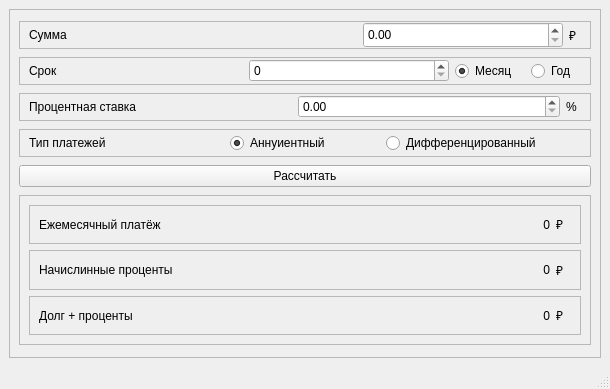
<?xml version="1.0" encoding="UTF-8"?>
<ui version="4.0">
 <class>CreditWindow</class>
 <widget class="QMainWindow" name="CreditWindow">
  <property name="geometry">
   <rect>
    <x>0</x>
    <y>0</y>
    <width>610</width>
    <height>389</height>
   </rect>
  </property>
  <property name="contextMenuPolicy">
   <enum>Qt::NoContextMenu</enum>
  </property>
  <property name="windowTitle">
   <string>MainWindow</string>
  </property>
  <widget class="QWidget" name="centralwidget">
   <property name="minimumSize">
    <size>
     <width>0</width>
     <height>0</height>
    </size>
   </property>
   <property name="contextMenuPolicy">
    <enum>Qt::NoContextMenu</enum>
   </property>
   <layout class="QVBoxLayout" name="verticalLayout_2">
    <item>
     <widget class="QFrame" name="frame_5">
      <property name="frameShape">
       <enum>QFrame::StyledPanel</enum>
      </property>
      <property name="frameShadow">
       <enum>QFrame::Raised</enum>
      </property>
      <layout class="QVBoxLayout" name="verticalLayout">
       <property name="bottomMargin">
        <number>9</number>
       </property>
       <item>
        <widget class="QFrame" name="frame_2">
         <property name="maximumSize">
          <size>
           <width>16777215</width>
           <height>28</height>
          </size>
         </property>
         <property name="frameShape">
          <enum>QFrame::StyledPanel</enum>
         </property>
         <property name="frameShadow">
          <enum>QFrame::Raised</enum>
         </property>
         <layout class="QHBoxLayout" name="horizontalLayout_2">
          <property name="topMargin">
           <number>0</number>
          </property>
          <property name="bottomMargin">
           <number>0</number>
          </property>
          <item>
           <widget class="QLabel" name="label_3">
            <property name="maximumSize">
             <size>
              <width>16777215</width>
              <height>16777215</height>
             </size>
            </property>
            <property name="text">
             <string>Сумма</string>
            </property>
            <property name="buddy">
             <cstring>sum</cstring>
            </property>
           </widget>
          </item>
          <item>
           <widget class="QDoubleSpinBox" name="sum">
            <property name="maximumSize">
             <size>
              <width>200</width>
              <height>26</height>
             </size>
            </property>
            <property name="maximum">
             <double>999999999.000000000000000</double>
            </property>
           </widget>
          </item>
          <item>
           <widget class="QLabel" name="label_4">
            <property name="maximumSize">
             <size>
              <width>12</width>
              <height>26</height>
             </size>
            </property>
            <property name="text">
             <string>₽</string>
            </property>
            <property name="buddy">
             <cstring>sum</cstring>
            </property>
           </widget>
          </item>
         </layout>
        </widget>
       </item>
       <item>
        <widget class="QFrame" name="frame">
         <property name="maximumSize">
          <size>
           <width>16777215</width>
           <height>28</height>
          </size>
         </property>
         <property name="frameShape">
          <enum>QFrame::StyledPanel</enum>
         </property>
         <property name="frameShadow">
          <enum>QFrame::Raised</enum>
         </property>
         <layout class="QHBoxLayout" name="horizontalLayout">
          <property name="topMargin">
           <number>0</number>
          </property>
          <property name="bottomMargin">
           <number>0</number>
          </property>
          <item>
           <widget class="QLabel" name="label">
            <property name="text">
             <string>Срок</string>
            </property>
            <property name="buddy">
             <cstring>period</cstring>
            </property>
           </widget>
          </item>
          <item>
           <widget class="QSpinBox" name="period">
            <property name="maximumSize">
             <size>
              <width>200</width>
              <height>16777215</height>
             </size>
            </property>
            <property name="maximum">
             <number>999999999</number>
            </property>
           </widget>
          </item>
          <item>
           <widget class="QRadioButton" name="month">
            <property name="maximumSize">
             <size>
              <width>70</width>
              <height>16777215</height>
             </size>
            </property>
            <property name="text">
             <string>Месяц</string>
            </property>
            <property name="checked">
             <bool>true</bool>
            </property>
           </widget>
          </item>
          <item>
           <widget class="QRadioButton" name="year">
            <property name="maximumSize">
             <size>
              <width>50</width>
              <height>16777215</height>
             </size>
            </property>
            <property name="text">
             <string>Год</string>
            </property>
           </widget>
          </item>
         </layout>
        </widget>
       </item>
       <item>
        <widget class="QFrame" name="frame_3">
         <property name="maximumSize">
          <size>
           <width>16777215</width>
           <height>28</height>
          </size>
         </property>
         <property name="frameShape">
          <enum>QFrame::StyledPanel</enum>
         </property>
         <property name="frameShadow">
          <enum>QFrame::Raised</enum>
         </property>
         <layout class="QHBoxLayout" name="horizontalLayout_3">
          <property name="topMargin">
           <number>0</number>
          </property>
          <property name="bottomMargin">
           <number>0</number>
          </property>
          <item>
           <widget class="QLabel" name="label_2">
            <property name="text">
             <string>Процентная ставка</string>
            </property>
           </widget>
          </item>
          <item>
           <widget class="QDoubleSpinBox" name="percent">
            <property name="maximum">
             <double>100.000000000000000</double>
            </property>
           </widget>
          </item>
          <item>
           <widget class="QLabel" name="label_5">
            <property name="maximumSize">
             <size>
              <width>15</width>
              <height>16777215</height>
             </size>
            </property>
            <property name="text">
             <string>%</string>
            </property>
           </widget>
          </item>
         </layout>
        </widget>
       </item>
       <item>
        <widget class="QFrame" name="frame_4">
         <property name="maximumSize">
          <size>
           <width>16777215</width>
           <height>28</height>
          </size>
         </property>
         <property name="frameShape">
          <enum>QFrame::StyledPanel</enum>
         </property>
         <property name="frameShadow">
          <enum>QFrame::Raised</enum>
         </property>
         <layout class="QHBoxLayout" name="horizontalLayout_4">
          <property name="topMargin">
           <number>0</number>
          </property>
          <property name="bottomMargin">
           <number>0</number>
          </property>
          <item>
           <widget class="QLabel" name="label_6">
            <property name="text">
             <string>Тип платежей</string>
            </property>
            <property name="buddy">
             <cstring>period</cstring>
            </property>
           </widget>
          </item>
          <item>
           <widget class="QRadioButton" name="annuient">
            <property name="maximumSize">
             <size>
              <width>150</width>
              <height>16777215</height>
             </size>
            </property>
            <property name="text">
             <string>Аннуиентный</string>
            </property>
            <property name="checked">
             <bool>true</bool>
            </property>
           </widget>
          </item>
          <item>
           <widget class="QRadioButton" name="differential">
            <property name="maximumSize">
             <size>
              <width>200</width>
              <height>16777215</height>
             </size>
            </property>
            <property name="text">
             <string>Дифференцированный</string>
            </property>
           </widget>
          </item>
         </layout>
        </widget>
       </item>
       <item>
        <widget class="QPushButton" name="submit">
         <property name="text">
          <string>Рассчитать</string>
         </property>
        </widget>
       </item>
       <item>
        <widget class="QFrame" name="frame_6">
         <property name="maximumSize">
          <size>
           <width>16777215</width>
           <height>150</height>
          </size>
         </property>
         <property name="frameShape">
          <enum>QFrame::StyledPanel</enum>
         </property>
         <property name="frameShadow">
          <enum>QFrame::Raised</enum>
         </property>
         <layout class="QVBoxLayout" name="verticalLayout_3">
          <item>
           <widget class="QFrame" name="frame_7">
            <property name="frameShape">
             <enum>QFrame::StyledPanel</enum>
            </property>
            <property name="frameShadow">
             <enum>QFrame::Raised</enum>
            </property>
            <layout class="QHBoxLayout" name="horizontalLayout_5">
             <item>
              <widget class="QLabel" name="label_7">
               <property name="text">
                <string>Ежемесячный платёж</string>
               </property>
              </widget>
             </item>
             <item>
              <widget class="QLabel" name="monthly_pay">
               <property name="text">
                <string>0</string>
               </property>
               <property name="alignment">
                <set>Qt::AlignRight|Qt::AlignTrailing|Qt::AlignVCenter</set>
               </property>
              </widget>
             </item>
             <item>
              <widget class="QLabel" name="label_8">
               <property name="maximumSize">
                <size>
                 <width>15</width>
                 <height>16777215</height>
                </size>
               </property>
               <property name="text">
                <string>₽</string>
               </property>
              </widget>
             </item>
            </layout>
           </widget>
          </item>
          <item>
           <widget class="QFrame" name="frame_8">
            <property name="frameShape">
             <enum>QFrame::StyledPanel</enum>
            </property>
            <property name="frameShadow">
             <enum>QFrame::Raised</enum>
            </property>
            <layout class="QHBoxLayout" name="horizontalLayout_6">
             <item>
              <widget class="QLabel" name="label_9">
               <property name="text">
                <string>Начислинные проценты</string>
               </property>
              </widget>
             </item>
             <item>
              <widget class="QLabel" name="percent_income">
               <property name="text">
                <string>0</string>
               </property>
               <property name="alignment">
                <set>Qt::AlignRight|Qt::AlignTrailing|Qt::AlignVCenter</set>
               </property>
              </widget>
             </item>
             <item>
              <widget class="QLabel" name="label_10">
               <property name="maximumSize">
                <size>
                 <width>15</width>
                 <height>16777215</height>
                </size>
               </property>
               <property name="text">
                <string>₽</string>
               </property>
              </widget>
             </item>
            </layout>
           </widget>
          </item>
          <item>
           <widget class="QFrame" name="frame_9">
            <property name="frameShape">
             <enum>QFrame::StyledPanel</enum>
            </property>
            <property name="frameShadow">
             <enum>QFrame::Raised</enum>
            </property>
            <layout class="QHBoxLayout" name="horizontalLayout_7">
             <item>
              <widget class="QLabel" name="label_11">
               <property name="text">
                <string>Долг + проценты</string>
               </property>
              </widget>
             </item>
             <item>
              <widget class="QLabel" name="obligation_and_percent">
               <property name="text">
                <string>0</string>
               </property>
               <property name="alignment">
                <set>Qt::AlignRight|Qt::AlignTrailing|Qt::AlignVCenter</set>
               </property>
              </widget>
             </item>
             <item>
              <widget class="QLabel" name="label_12">
               <property name="maximumSize">
                <size>
                 <width>15</width>
                 <height>16777215</height>
                </size>
               </property>
               <property name="text">
                <string>₽</string>
               </property>
              </widget>
             </item>
            </layout>
           </widget>
          </item>
         </layout>
        </widget>
       </item>
      </layout>
     </widget>
    </item>
   </layout>
  </widget>
  <widget class="QMenuBar" name="menubar">
   <property name="enabled">
    <bool>false</bool>
   </property>
   <property name="geometry">
    <rect>
     <x>0</x>
     <y>0</y>
     <width>610</width>
     <height>22</height>
    </rect>
   </property>
  </widget>
  <widget class="QStatusBar" name="statusbar">
   <property name="enabled">
    <bool>false</bool>
   </property>
  </widget>
 </widget>
 <resources/>
 <connections/>
</ui>
